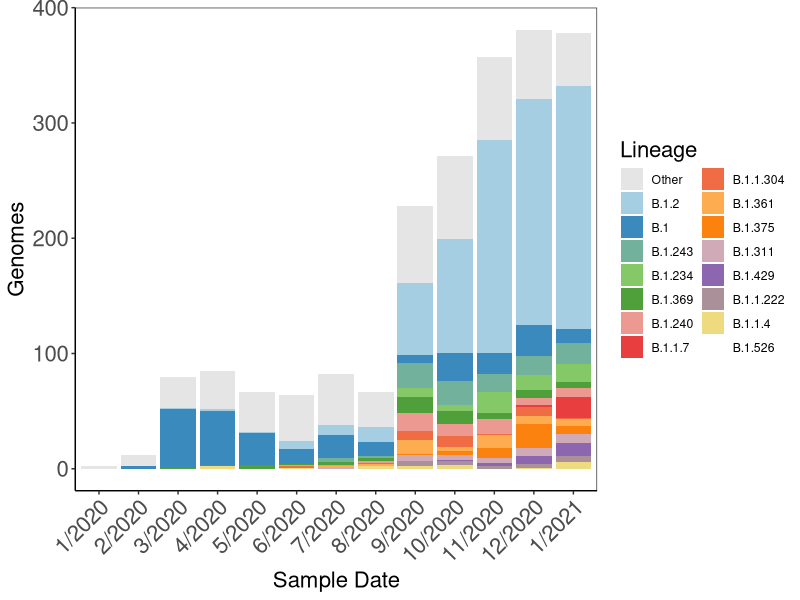
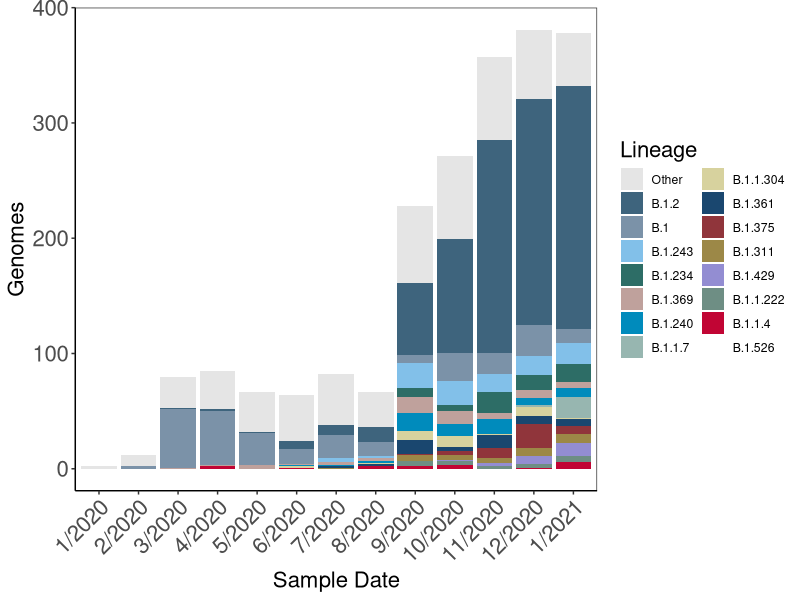
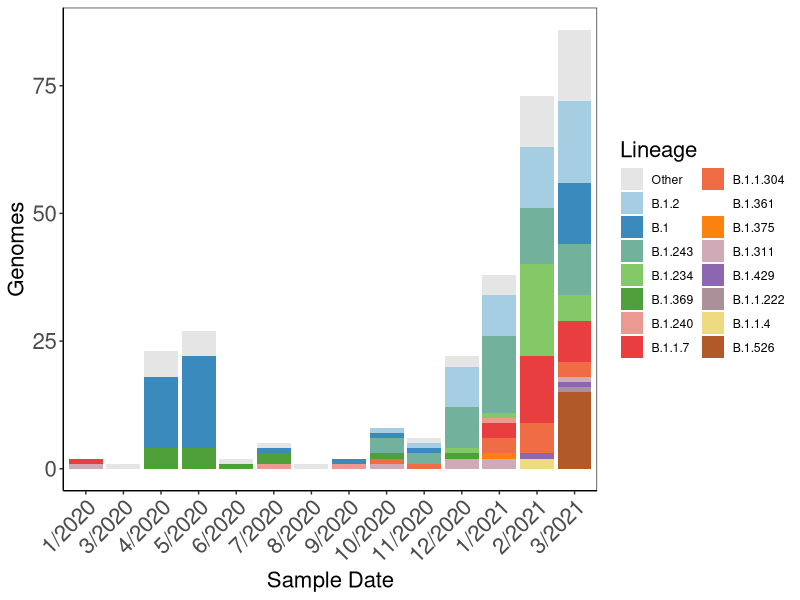
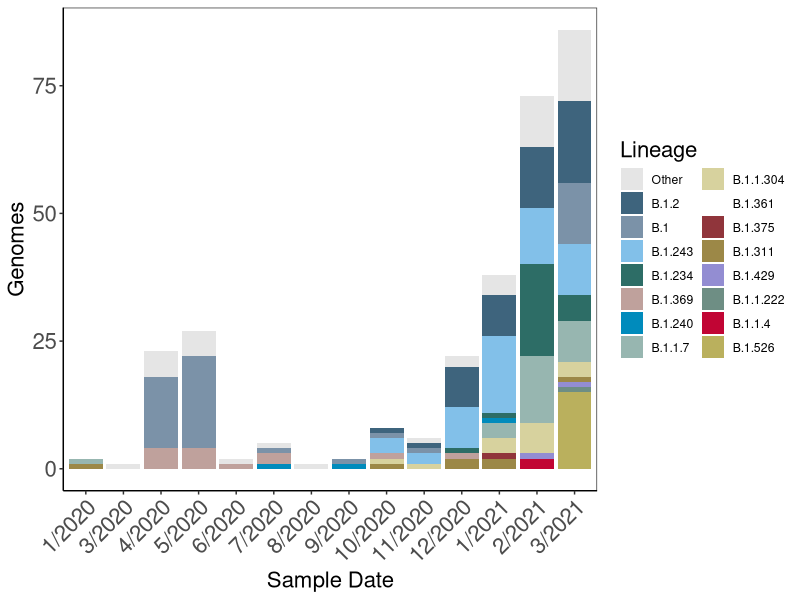

Write R code to recreate these figures, in order.
library(tidyverse)
library(lubridate)

options(stringsAsFactors = FALSE)

d <- read.table('../data/nextStrain_metaData_northAmerica_Jan2021.txt', sep = '\t', header = TRUE, fill = TRUE, quote = '')
d <- d[d$Country == 'USA' & d$Country.of.Exposure == 'USA',]
d <- d[,c('Strain', 'Collection.Data', 'PANGO.Lineage')]

d$Collection.Data <- ymd(d$Collection.Data)
d$days <- as.integer(d$Collection.Data)
d$dateLabel <- paste0(month(d$Collection.Data), '/', year(d$Collection.Data))
d <- d[d$dateLabel != 'NA/NA',]
d <- arrange(d, days)  


lineages <- names(sort(table(d[grepl('2021', d$Collection.Data),]$PANGO.Lineage), decreasing = TRUE)[1:13])

# Read in Philadelphia lineages.
p <- openxlsx::read.xlsx('../summaries/highQualGenomes/lineages.xlsx')

p <- bind_rows(lapply(1:nrow(p), function(x){
  x <- p[x,]
  x$date <- unlist(str_split(x$sample, '\\|'))[4]
  o <- ymd(x$date)
  x$days <- as.integer(o)
  x$dateLabel <- paste0(month(o), '/', year(o))
  rename(x, PANGO.Lineage = lineage)
}))

d <- select(d, PANGO.Lineage, dateLabel, days)
p <- select(p, PANGO.Lineage, dateLabel, days)


# Determine which of the more abundant Philadelphia linages are not in the nextStrain 2021 lineages 
# and add 5 of them to the legend.
o <- names(sort(table(p$PANGO.Lineage), decreasing = TRUE))
lineages <- c(lineages, o[! o %in% lineages][1:2])

# Order the lineages to match the most abundant lineages/
o <- names(sort(table(c(d$PANGO.Lineage, p$PANGO.Lineage)), decreasing = TRUE))
lineages <- c( 'Other', o[o %in% lineages])

dateLabels <-  unique(c(as.character(d$dateLabel), '2/2021', '3/2021'))

d$dateLabel <- factor(d$dateLabel, levels = dateLabels)
p$dateLabel <- factor(p$dateLabel, levels = dateLabels)

d$PANGO.Lineage <- ifelse(d$PANGO.Lineage %in% lineages, d$PANGO.Lineage, 'Other')
d$PANGO.Lineage <- factor(d$PANGO.Lineage, levels = lineages)

p$PANGO.Lineage <- ifelse(p$PANGO.Lineage %in% lineages, p$PANGO.Lineage, 'Other')
p$PANGO.Lineage <- factor(p$PANGO.Lineage, levels = lineages)

colors <- c('gray90', grDevices::colorRampPalette(RColorBrewer::brewer.pal(12, "Paired"))(length(lineages) - 1)) 

colors2 <- c('gray90',  '#3e647d', '#7b92a8', '#82c0e9', '#2d6d66', '#bfa19c', '#008bbc',
            '#97b6b0', '#d7d29e', '#1a476f', '#90353b', '#9c8847', '#938dd2', '#6e8e84',
            '#c10534', '#bab05d')
            
nextStrainPlot <- 
  ggplot(d, aes(dateLabel, fill = PANGO.Lineage)) + 
  theme_bw() +
  geom_bar(stat = 'count') +
  scale_fill_manual(name = 'Lineage', values = colors, drop = FALSE) +
  guides(fill=guide_legend(ncol=2)) +
  labs(x = 'Sample Date', y = 'Genomes') +
  theme(axis.text=element_text(size=16), axis.title=element_text(size=16), legend.title=element_text(size=16),
        panel.grid.major = element_blank(), panel.grid.minor = element_blank(),
        panel.background = element_blank(), axis.line = element_line(colour = "black"),
        axis.text.x = element_text(angle = 45, vjust = 1, hjust=1))

ggsave(nextStrainPlot, file = 'nextStrain_USA.pdf', units = 'in', width = 10, height = 10)
nextStrainPlot <- nextStrainPlot + scale_fill_manual(name = 'Lineage', values = colors2, drop = FALSE)
ggsave(nextStrainPlot, file = 'nextStrain_USA_palette2.pdf', units = 'in', width = 10, height = 10)

PhlStrainPlot <- 
  ggplot(p, aes(dateLabel, fill = PANGO.Lineage)) + 
  theme_bw() +
  geom_bar(stat = 'count') +
  scale_fill_manual(name = 'Lineage', values = colors, drop = FALSE) +
  guides(fill=guide_legend(ncol=2)) +
  labs(x = 'Sample Date', y = 'Genomes') +
  theme(axis.text=element_text(size=16), axis.title=element_text(size=16), legend.title=element_text(size=16),
        panel.grid.major = element_blank(), panel.grid.minor = element_blank(),
        panel.background = element_blank(), axis.line = element_line(colour = "black"),
        axis.text.x = element_text(angle = 45, vjust = 1, hjust=1))

ggsave(PhlStrainPlot, file = 'Philadelphia.pdf', units = 'in', width = 10, height = 10)
PhlStrainPlot <- PhlStrainPlot + scale_fill_manual(name = 'Lineage', values = colors2, drop = FALSE)
ggsave(PhlStrainPlot, file = 'Philadelphia_palette2.pdf', units = 'in', width = 10, height = 10)
                      
